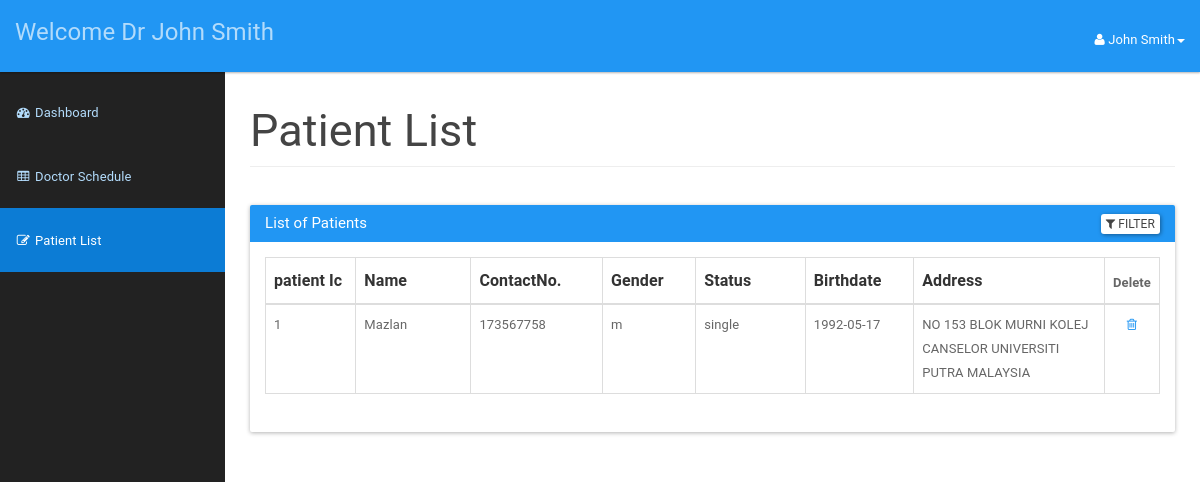
Page /doctor/patientlist.php (signed in) on the committed database.
### tables this page shows
CREATE TABLE IF NOT EXISTS `doctor` (
  `icDoctor` bigint NOT NULL AUTO_INCREMENT,
  `doctorId` varchar(50) NOT NULL,
  `password` varchar(255) NOT NULL,
  `doctorFirstName` varchar(50) NOT NULL,
  `doctorLastName` varchar(50) NOT NULL,
  `doctorAddress` varchar(255) NOT NULL,
  `doctorPhone` varchar(15) NOT NULL,
  `doctorEmail` varchar(255) NOT NULL,
  `doctorDOB` date NOT NULL,
  `isAdmin` tinyint(1) NOT NULL DEFAULT 0,
  `createdAt` TIMESTAMP DEFAULT CURRENT_TIMESTAMP ON UPDATE CURRENT_TIMESTAMP,
  `updatedAt` TIMESTAMP DEFAULT CURRENT_TIMESTAMP ON UPDATE CURRENT_TIMESTAMP,
  `deletedAt` TIMESTAMP NULL,
  PRIMARY KEY (`icDoctor`),
  INDEX (`doctorId`)
);

CREATE TABLE IF NOT EXISTS `patient` (
  `icPatient` bigint NOT NULL AUTO_INCREMENT,
  `username` varchar(50) NOT NULL,
  `password` varchar(255) NOT NULL,
  `patientFirstName` varchar(50) NOT NULL,
  `patientLastName` varchar(50) NOT NULL,
  `patientMaritialStatus` ENUM('na','single', 'married', 'widowed', 'divorced', 'separated'),
  `patientDOB` date NOT NULL,
  `patientGender` ENUM('na', 'm', 'f'),
  `patientAddress` varchar(255) NOT NULL,
  `patientMediRecordNo` varchar(255) NOT NULL,
  `patientPhone` varchar(15) NOT NULL,
  `patientEmail` varchar(255) NOT NULL,
  `createdAt` TIMESTAMP DEFAULT CURRENT_TIMESTAMP ON UPDATE CURRENT_TIMESTAMP,
  `updatedAt` TIMESTAMP DEFAULT CURRENT_TIMESTAMP ON UPDATE CURRENT_TIMESTAMP,
  `deletedAt` TIMESTAMP NULL,
  PRIMARY KEY (`icPatient`),
  INDEX (`username`)
);

### dal/doctor.php (called while the page is built, shortened)
<?php
include_once dirname(dirname(__FILE__)).'/dal/dbconnect.php';
function getDoctor($doctorId) {
    global $db_conn;
    $res=mysqli_query($db_conn,  "SELECT * FROM doctor WHERE doctorId = '$doctorId' LIMIT 1");
    $userRow=mysqli_fetch_array($res,MYSQLI_ASSOC);
    return $userRow;
}
?>

### dal/patient.php (called while the page is built, shortened)
<?php
include_once dirname(dirname(__FILE__)).'/dal/dbconnect.php';
function getPatientList(){
    global$db_conn;
    $res=mysqli_query($db_conn, "SELECT * FROM patient WHERE deletedAt IS NULL");
    $result = [];
    while ($row = mysqli_fetch_array($res, MYSQLI_ASSOC)) {
        $result[]=$row;
    }
    return $result;
}
?>

### doctor/patientlist.php (the view, shortened to what this page needs)
<?php
include_once dirname(dirname(__FILE__)).'/dal/doctor.php';
include_once dirname(dirname(__FILE__)).'/dal/patient.php';
$page="patient";
$usersession = $_SESSION['doctorSession'];
$userRow=getDoctor($usersession);
?>
<!DOCTYPE html>
<html lang="en">
    <head>
        <link href="assets/css/material.css" rel="stylesheet">
        <link href="assets/css/sb-admin.css" rel="stylesheet">
        <link href="assets/css/time/bootstrap-clockpicker.css" rel="stylesheet">
        <link href="assets/css/style.css" rel="stylesheet">
        <link href="assets/font-awesome/css/font-awesome.css" rel="stylesheet">
    </head>
    <body>
        <div id="wrapper">
            <?php include_once 'navbar.php'; ?>
            <div id="page-wrapper">
                <div class="container-fluid">
                    <div class="row">
                        <div class="col-lg-12">
                            <h2 class="page-header">
                            Patient List
                            </h2>
                        </div>
                    </div>
                    <div class="panel panel-primary filterable">
                        <div class="panel-heading">
                            <h3 class="panel-title">List of Patients</h3>
                            <div class="pull-right">
                            <button class="btn btn-default btn-xs btn-filter"><span class="fa fa-filter"></span> Filter</button>
                        </div>
                        </div>
                        <div class="panel-body">
                        <table class="table table-hover table-bordered">
                            <thead>
                                <tr class="filters">
                                    <th><input type="text" class="form-control" placeholder="patient Ic" disabled></th>
                                    <th><input type="text" class="form-control" placeholder="Name" disabled></th>
                                    <th><input type="text" class="form-control" placeholder="ContactNo." disabled></th>
                                    <th><input type="text" class="form-control" placeholder="Gender" disabled></th>
                                    <th><input type="text" class="form-control" placeholder="Status" disabled></th>
                                    <th><input type="text" class="form-control" placeholder="Birthdate" disabled></th>
                                    <th><input type="text" class="form-control" placeholder="Address" disabled></th>
                                    <th>Delete</th>
                                </tr>
                            </thead>
                            <tbody>
                            <?php
                            $result=getPatientList();
                            foreach($result as $patientRow) {
                                echo "<tr>";
                                    echo "<td>" . $patientRow['icPatient'] . "</td>";
                                    echo "<td>" . $patientRow['patientLastName'] . "</td>";
                                    echo "<td>" . $patientRow['patientPhone'] . "</td>";
                                    echo "<td>" . $patientRow['patientGender'] . "</td>";
                                    echo "<td>" . $patientRow['patientMaritialStatus'] . "</td>";
                                    echo "<td>" . $patientRow['patientDOB'] . "</td>";
                                    echo "<td>" . $patientRow['patientAddress'] . "</td>";
                                    echo "<td class='text-center'>
                                    <!--
                                        <a href='addschedule.php?schedule_update=$patientRow[icPatient]' class='update_schedule'>
                                        <span class='fa fa-pencil' aria-hidden='true'></span></a>
                                        <span>|</span>-->
                                        <a href='#' id='".$patientRow['icPatient']."' class='delete remove_schedule'>
                                        <span class='fa fa-trash-o' aria-hidden='true'></span></a>
                                    </td>";
                                echo "</tr>";
                            }
                        ?>
                       </tbody>
                   </table>
                        </div>
                    </div>
                </div>
            </div>
    </body>
</html>

### doctor/navbar.php (shortened to what this page needs)
<nav class="navbar navbar-inverse navbar-fixed-top" role="navigation">
    <div class="navbar-header">
        <a class="navbar-brand" href="dashboard.php">Welcome Dr <?php echo $userRow['doctorFirstName'];?> <?php echo $userRow['doctorLastName'];?></a>
    </div>
    <ul class="nav navbar-right top-nav">
        <li class="dropdown">
            <a href="#" class="dropdown-toggle" data-toggle="dropdown"><i class="fa fa-user"></i> <?php echo $userRow['doctorFirstName']; ?> <?php echo $userRow['doctorLastName']; ?><b class="caret"></b></a>
        </li>
    </ul>
    <div class="collapse navbar-collapse navbar-ex1-collapse">
        <ul class="nav navbar-nav side-nav">
            <li <?= $page==="dashboard" ? " class=\"active\"" : "" ?> >
                <a href="dashboard.php"><i class="fa fa-fw fa-dashboard"></i> Dashboard</a>
            </li>
            <li <?= $page==="schedule" ? " class=\"active\"" : "" ?> >
                <a href="addschedule.php"><i class="fa fa-fw fa-table"></i> Doctor Schedule</a>
            </li>
            <li <?= $page==="patient" ? " class=\"active\"" : "" ?> >
                <a href="patientlist.php"><i class="fa fa-fw fa-edit"></i> Patient List</a>
            </li>
        </ul>
    </div>
</nav>

### doctor/assets/css/sb-admin.css (style rules this page uses)
body { margin-top: 100px; background-color: #222; }
@media (min-width:768px) { body { margin-top: 50px; } }
#wrapper { padding-left: 0; }
#page-wrapper { min-height: 900px !important; width: 100%; padding: 0; background-color: #fff; }
@media (min-width:768px) { #wrapper { padding-left: 225px; } }
@media (min-width:768px) { #page-wrapper { padding: 10px; } }
.top-nav { padding: 0 15px; }
.top-nav>li { display: inline-block; float: left; }
.top-nav>li>a { padding-top: 17px; padding-bottom: 10px; line-height: 45px; color: white; }
@media (min-width:768px) { .side-nav { position: fixed; top: 80px; left: 225px; width: 225px; margin-left: -225px; border: none; border-radius: 0; overflow-y: auto; background-color: #222; bottom: 0; overflow-x: hidden; padding-bottom: 40px; } }
@media (min-width:768px) { .side-nav>li>a { width: 225px; } }

### doctor/assets/css/style.css (style rules this page uses)
.filterable { margin-top: 15px; }
.filterable .panel-heading .pull-right { margin-top: -20px; }
.filterable .filters input[disabled] { background-color: transparent; border: none; cursor: auto; box-shadow: none; padding: 0; height: auto; }

### rows in the picture
doctor: doctorFirstName "John", doctorLastName "Smith"
patient: icPatient "1", patientLastName "Mazlan", patientPhone "173567758", patientGender "m", patientMaritialStatus "single", patientDOB "1992-05-17", patientAddress "NO 153 BLOK MURNI KOLEJ CANSELOR UNIVERSITI PUTRA MALAYSIA"
